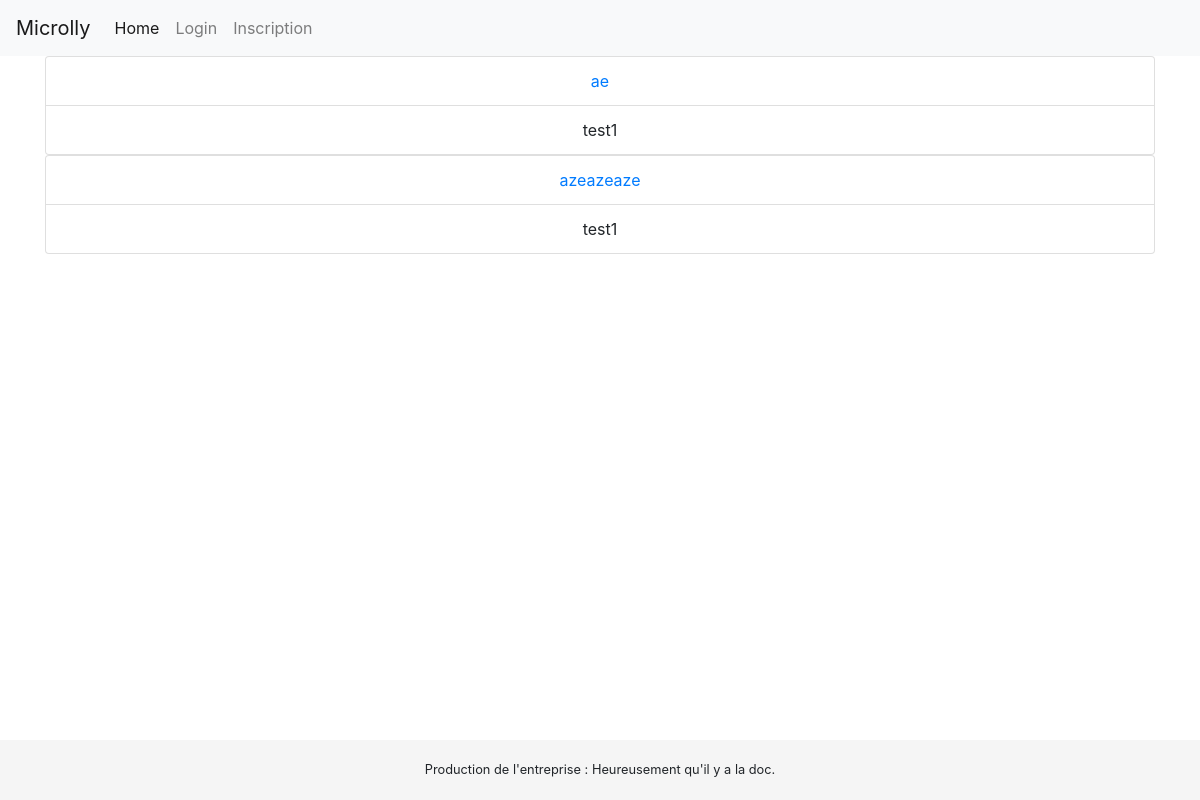
Before: / with the older database file.
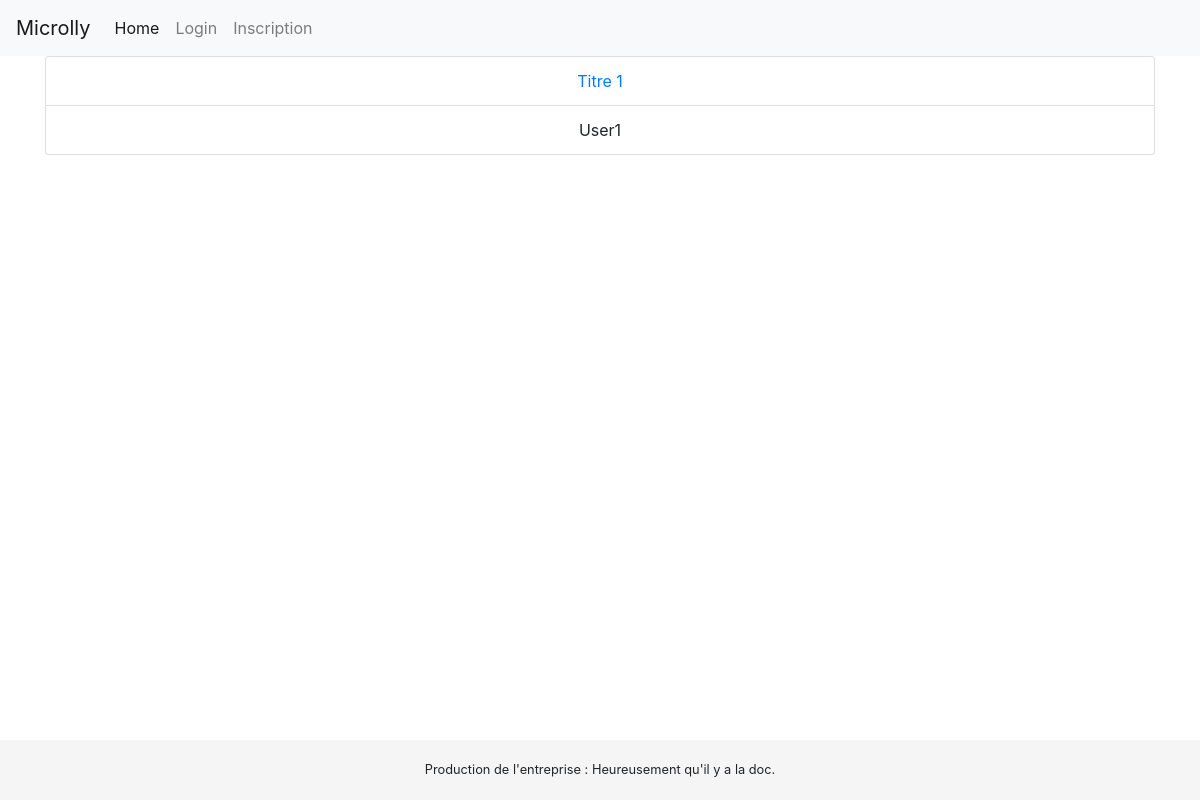
After: the same page with the newer database file.
### Microlly/models.py (models this page shows, shortened)
class Publication(models.Model):
	id = models.AutoField(primary_key=True)
	title = models.CharField(max_length=150)
	body = models.CharField(max_length=150)
	creation_date = models.DateTimeField(auto_now_add=True)
	update_date = models.DateTimeField(auto_now_add=True)
	user = models.ForeignKey(User, on_delete=models.CASCADE)
	class Meta:
		verbose_name = "Publication"
		verbose_name_plural = "Publications"

### Microlly/views.py (the view)
# urls.py: path('', views.index, name='index'),
def index(request):
	pubs = Publication.objects.all()
	return render(request, 'index.html', {'publications': pubs})

### Microlly/templates/index.html (shortened to what this page needs)
{% extends "_base.html" %}
{% block body %}
    <div class="container">
	{% if publications %}
			{% for publication in publications %}
                <ul class="list-group">
                    <li class="list-group-item"><a href = "{% url 'Microlly:publication' publication.id %}" >{{ publication.title }}</a></li>
                    <li class="list-group-item">	{{publication.user}}</li>
                </ul>
			{% endfor %}
	{% else %}
			Aucune publications.
	{% endif %}
    </div>
{% endblock %}

Changed rows visible on the page:
removed Publication: title "ae", user "test1"
removed Publication: title "azeazeaze", user "test1"
added Publication: title "Titre 1", user "User1"
